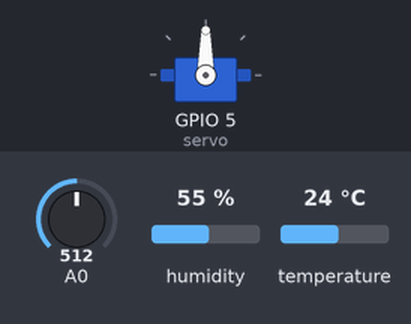
Bench run of a sketch on a simulated ESP8266 (NodeMCU). Shown: servo. The inputs (shaded band) are chosen by the test bench; at power-on: A0 = 512, humidity 55 %, temperature 24 °C. What the sketch prints to the serial monitor is not drawn.

Above: at 0.05 s.
Timing chart, 0 to 3.0 s (numbered marks = the images above):
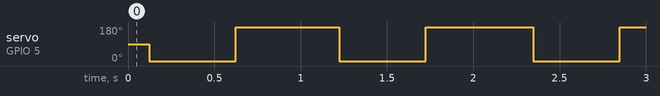

The sketch:

transmitter.ino
```cpp
#include <ESP8266WiFi.h>
#include <espnow.h>
#define lpgPin 4
#include "DHT.h"
#define DHTPIN 2
#define DHTTYPE DHT11

#include<Servo.h>
DHT dht(DHTPIN, DHTTYPE);
uint8_t broadcastAddress[] = {0xFF, 0xFF, 0xFF, 0xFF, 0xFF, 0xFF};

Servo servo;
typedef struct struct_message {
  int lpg,t,h,board=1;
} struct_message;

struct_message myData;


void OnDataSent(uint8_t *mac_addr, uint8_t sendStatus) {
  Serial.print("Last Packet Send Status: ");
  if (sendStatus == 0){
    Serial.println("Delivery success");
  }
  else{
    Serial.println("Delivery fail");
  }
}

void setup() {
  Serial.begin(115200);

  servo.attach(5);
 pinMode(lpgPin,INPUT);
  dht.begin();
  WiFi.mode(WIFI_STA);

  if (esp_now_init() != 0) {
    Serial.println("Error initializing ESP-NOW");
    return;
  }


  esp_now_set_self_role(ESP_NOW_ROLE_CONTROLLER);
  esp_now_register_send_cb(OnDataSent);


  esp_now_add_peer(broadcastAddress, ESP_NOW_ROLE_SLAVE, 1, NULL, 0);
}

void loop() {
  int h = dht.readHumidity();
  int t = dht.readTemperature();
  Serial.print("Humidity:");
  Serial.println(h);
   Serial.print("Temperature:");
  Serial.println(t);
if(analogRead(lpgPin)>1000){
  myData.lpg = 1;
}
else{
  myData.lpg = 0;
}


if(h>80){
  myData.h =1;
}
else{
  myData.h =0;
}


if(t>30){
  myData.t =1;
}
else{
  myData.t =0;

}
    esp_now_send(broadcastAddress, (uint8_t *) &myData, sizeof(myData));
delay(100);
  servo.write(0);
  delay(500);
  servo.write(90);
  servo.write(500);
  servo.write(180);
  delay(500);
}
```

Measured:
- by itself, servo on GPIO 5 (servo): alternates 180° for 0.61 s and 0° for 0.50 s
